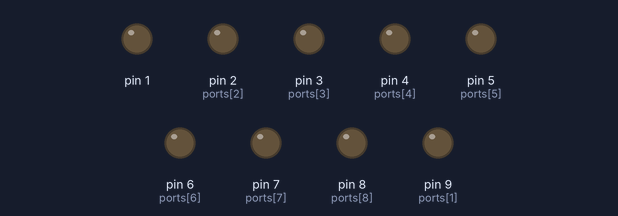
Recording of a sketch running on a simulated Arduino Uno, built with avr-gcc and run on an emulated ATmega328P. On the bench: output pins drawn as LEDs (lit = HIGH). At 23.9 s the program stops and its outputs stay as they are.

Above: at 4.0 s.
At 6.0 s:
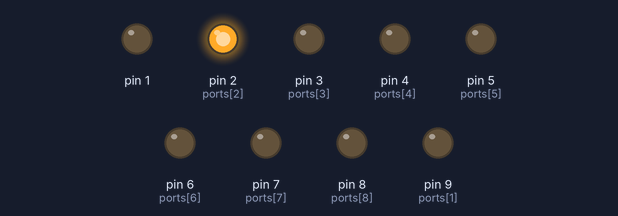
At 14.0 s:
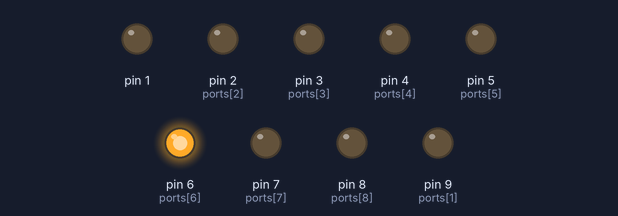
Timing chart, 0 to 21.3 s (numbered marks = the images above):
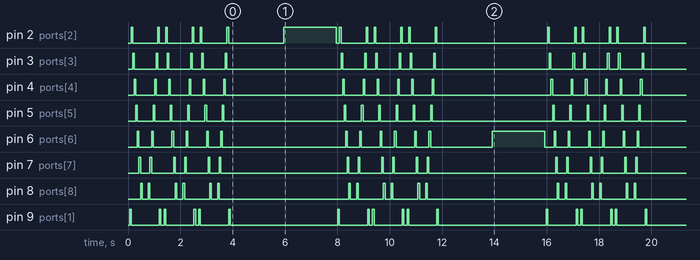

Measured:
- by itself, pin 5 (ports[5]): repeats every 8.0 s: 5 × (LOW 0.60 s, HIGH 0.06 s), LOW 4.6 s, HIGH 0.06 s
- by itself, pin 9 (ports[1]): repeats every 8.0 s: LOW 1.1 s, HIGH 0.06 s, LOW 0.12 s, HIGH 0.06 s, LOW 1.1 s, HIGH 0.06 s, LOW 0.12 s, HIGH 0.06 s, LOW 1.1 s, HIGH 0.06 s, LOW 4.1 s, HIGH 0.06 s
- by itself, pin 3 (ports[3]): repeats every 8.0 s: LOW 0.84 s, HIGH 0.06 s, LOW 0.36 s, HIGH 0.06 s, LOW 0.84 s, HIGH 0.06 s, LOW 0.36 s, HIGH 0.06 s, LOW 0.84 s, HIGH 0.06 s, LOW 4.4 s, HIGH 0.06 s

The sketch:

ArduinoLightUpBoard.ino
```cpp
byte ports[] = {12,9,2,3,4,5,6,7,8,10,11};
int overallHealth = 90;
void setup() {
  // put your setup code here, to run once:
  pinMode(1, OUTPUT);
  pinMode(2, OUTPUT);
  pinMode(3, OUTPUT);
  pinMode(4, OUTPUT);
  pinMode(5, OUTPUT);
  pinMode(6, OUTPUT);
  pinMode(7, OUTPUT);
  pinMode(8, OUTPUT);
  pinMode(9, OUTPUT);
}

void bounceLights(){

  for(byte i : ports){
    digitalWrite(i, HIGH);
    delay(60);
    digitalWrite(i,LOW);

  }
  for(int i = sizeof(ports)-1; i >= 0; i--){
    byte j = ports[i];
    digitalWrite(j, HIGH);
    delay(60);
    digitalWrite(j,LOW);
  }
}

void blinkBlueLight(){
  digitalWrite(ports[0], HIGH);
  delay(200);
  digitalWrite(ports[0], LOW);
  delay(200);
}
  int loopCount = 0;

void loop() {
  if(loopCount<3){
    bounceLights();
  }
  else if(loopCount < 8){
    blinkBlueLight();
  }
  else {
    digitalWrite(ports[(100-overallHealth)/10+1], HIGH);
    delay(2000);
    digitalWrite(ports[(100-overallHealth)/10+1], LOW);
    overallHealth -= 40;
    if(overallHealth <= 0){
      loopCount = 100;
      exit(0);
    }
    loopCount = -1;
  }
  loopCount++;
}
```
